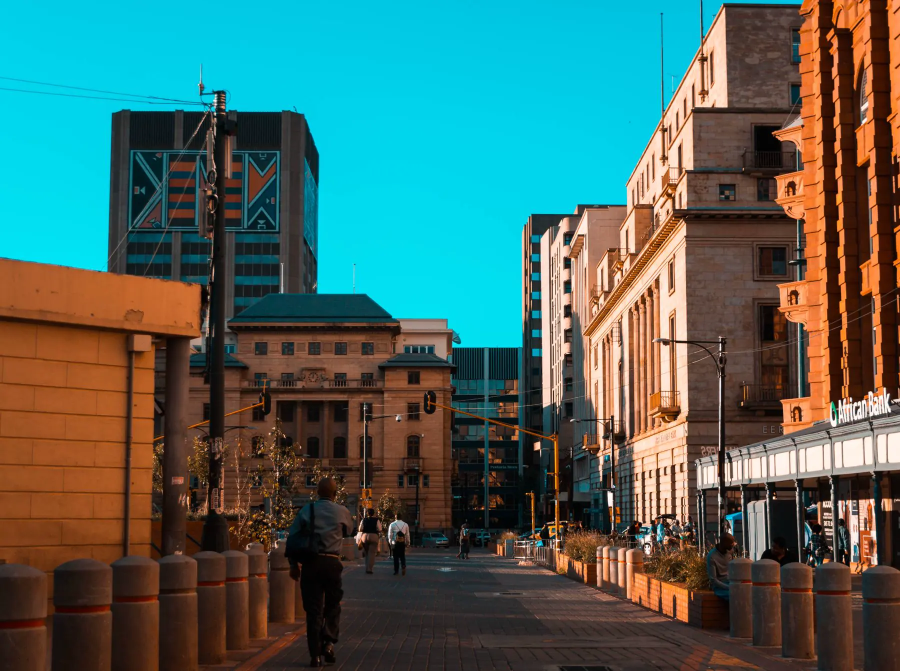
#> input picture assets/photos/johannesburg-city.webp, 1800 x 1342 px (shown at 1/2 size)
$ python make-intro.py
#> lines starting #> are read from the running program, lines starting #| are printed output that depends on the picture
"""Render the silent, local Project LAX opening film. Requires Pillow and ffmpeg."""

from pathlib import Path
import math
import subprocess
from PIL import Image, ImageDraw, ImageFont, ImageFilter

ROOT = Path(__file__).resolve().parents[1]
OUT = ROOT / 'assets' / 'intro'
OUT.mkdir(parents=True, exist_ok=True)
WIDTH, HEIGHT, FPS, SECONDS = 960, 540, 24, 5
FONT = '/usr/share/fonts/truetype/dejavu/DejaVuSans.ttf'
BOLD = '/usr/share/fonts/truetype/dejavu/DejaVuSans-Bold.ttf'
GREEN, WHITE, MUTED, YELLOW = '#a9e9bd', '#f7faf7', '#bfd1c4', '#ffdc85'

photo = Image.open(ROOT / 'assets/photos/johannesburg-city.webp').convert('RGB')
#> photo is the input picture: PIL image 1800x1342 RGB; mean R, G, B 72.2, 102.9, 96.5
scale = max(WIDTH / photo.width, HEIGHT / photo.height)
#> scale = 0.533
photo = photo.resize((round(photo.width * scale), round(photo.height * scale)), Image.Resampling.LANCZOS)
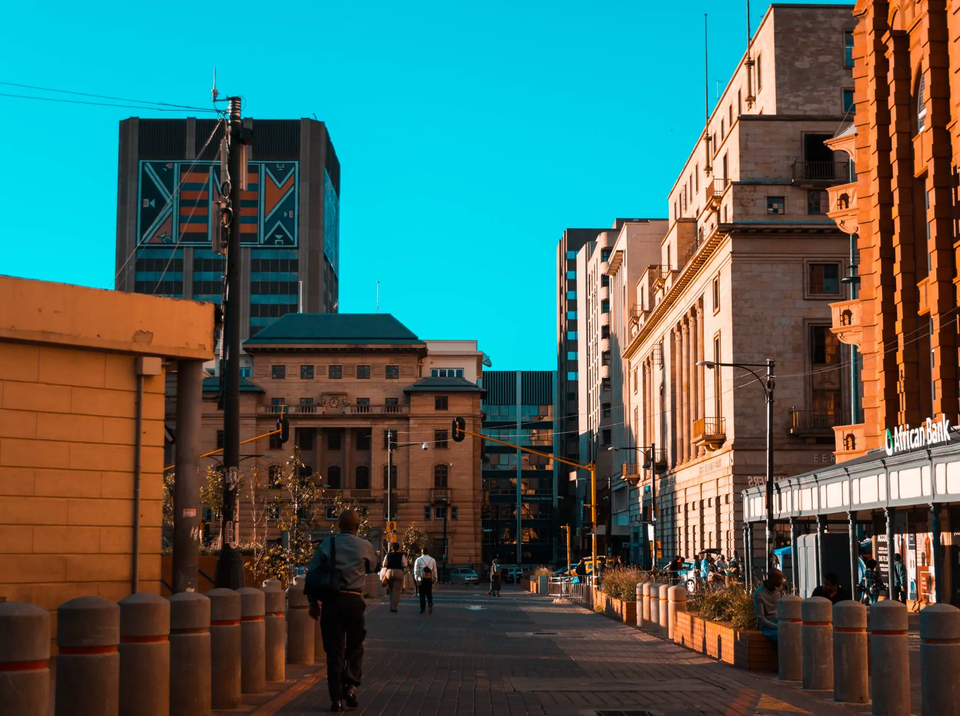
#> photo: PIL image 960x716 RGB; mean R, G, B 72.1, 102.9, 96.5

def font(size, bold=False):
    return ImageFont.truetype(BOLD if bold else FONT, size)

def ease(value):
    value = max(0, min(1, value))
    return value * value * (3 - 2 * value)

# [70 lines left out: functions alpha_text, frame, not called in this run]

command = ['ffmpeg', '-y', '-loglevel', 'error', '-f', 'rawvideo', '-pixel_format', 'rgb24',
           '-video_size', f'{WIDTH}x{HEIGHT}', '-framerate', str(FPS), '-i', '-',
           '-an', '-c:v', 'libx264', '-preset', 'medium', '-crf', '28', '-pix_fmt', 'yuv420p',
           '-movflags', '+faststart', str(OUT / 'project-lax-intro.mp4')]
#> (the run stopped early here; a loop or call above may not have finished)

$ run again, with assets/photos/bill-letter.webp copied over assets/photos/johannesburg-city.webp
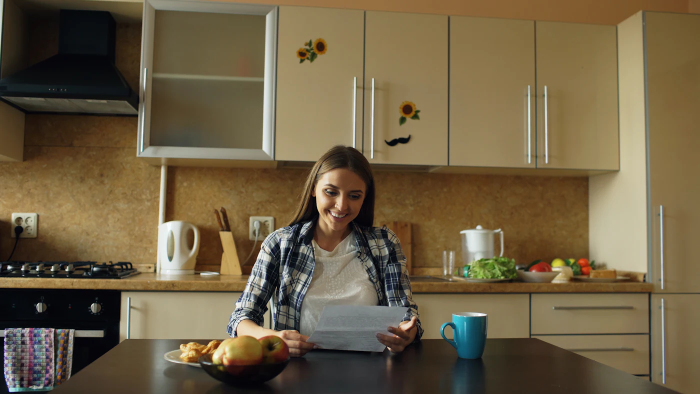
#> input picture assets/photos/bill-letter.webp, 1400 x 788 px (shown at 1/2 size)
#> photo is the input picture: PIL image 1400x788 RGB; mean R, G, B 110.6, 95.6, 68.4
#> `photo = photo.resize((round(photo.width * scale), round(photo.height *..`:
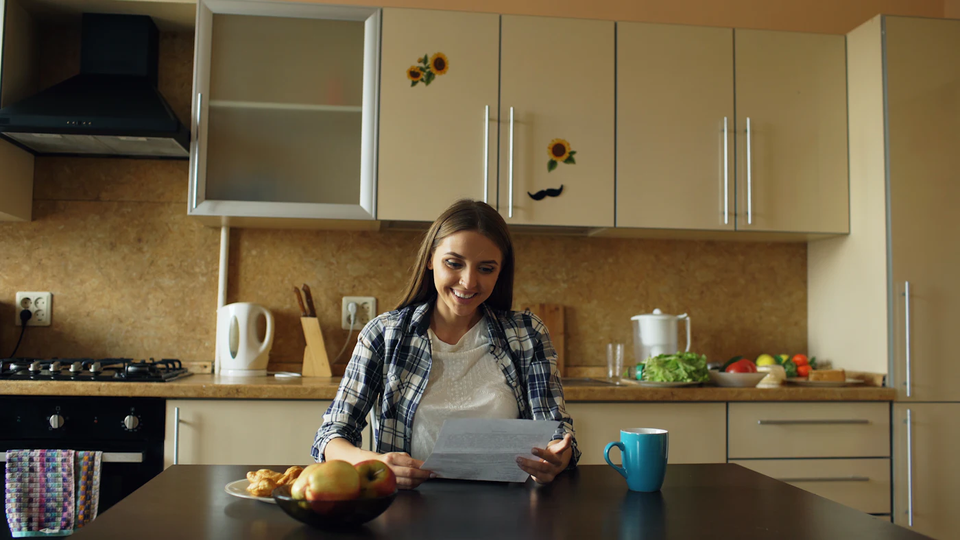
#> photo: PIL image 960x540 RGB; mean R, G, B 110.6, 95.6, 68.4

$ run again, with assets/photos/calm-cafe.webp copied over assets/photos/johannesburg-city.webp
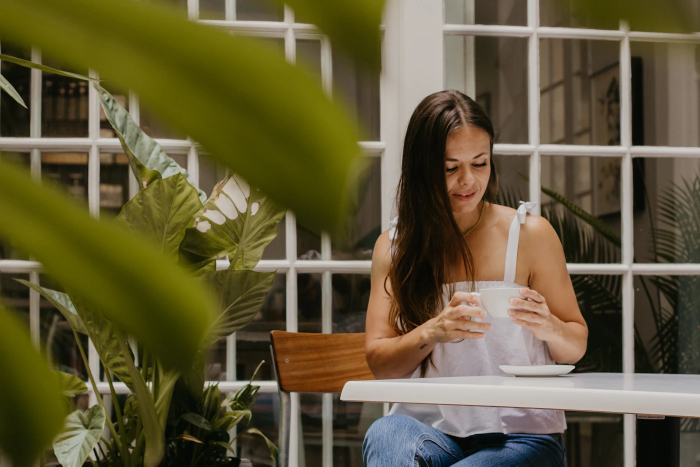
#> input picture assets/photos/calm-cafe.webp, 1400 x 933 px (shown at 1/2 size)
#> photo is the input picture: PIL image 1400x933 RGB; mean R, G, B 98.8, 89.6, 57.2
#> `photo = photo.resize((round(photo.width * scale), round(photo.height *..`:
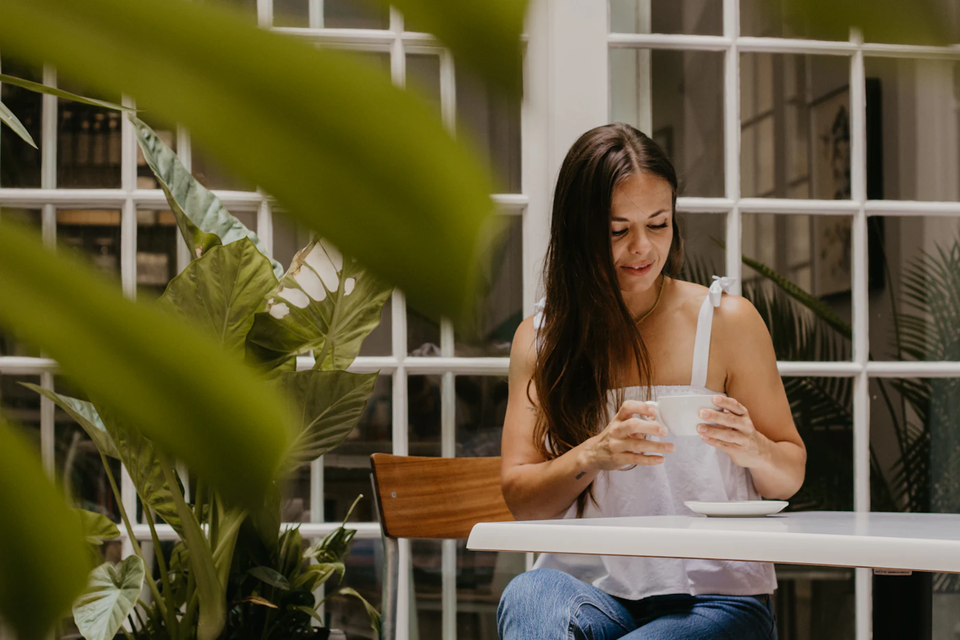
#> photo: PIL image 960x640 RGB; mean R, G, B 98.8, 89.6, 57.2
